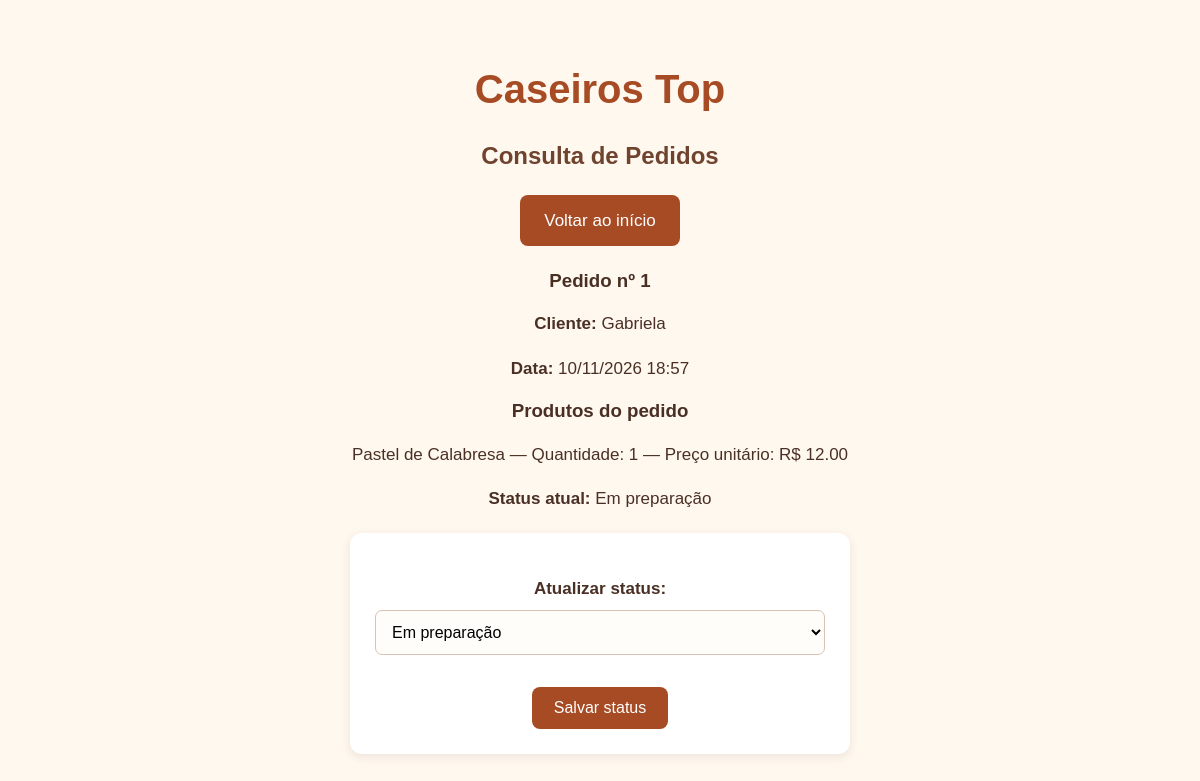
Screenshot of /consultar-pedidos with the database file from the repository.
### app/models.py (models this page shows, shortened)
class Pedido(db.Model):
    id = db.Column(db.Integer, primary_key=True)
    nome_cliente = db.Column(db.String(100), nullable=True)
    status = db.Column(db.String(30), nullable=False, default="Recebido")
    data_criacao = db.Column(
        db.DateTime,
        nullable=False,
        default=db.func.current_timestamp()
    )
    itens = db.relationship(
        "ItemPedido",
        backref="pedido",
        cascade="all, delete-orphan"
    )

class ItemPedido(db.Model):
    id = db.Column(db.Integer, primary_key=True)
    pedido_id = db.Column(
        db.Integer,
        db.ForeignKey("pedido.id"),
        nullable=False
    )
    produto_id = db.Column(
        db.Integer,
        db.ForeignKey("produto.id"),
        nullable=False
    )
    quantidade = db.Column(db.Integer, nullable=False)
    preco_unitario = db.Column(db.Numeric(10, 2), nullable=False)
    produto = db.relationship(
        "Produto",
        backref="itens_pedido"
    )

class Produto(db.Model):
    id = db.Column(db.Integer, primary_key=True)
    nome = db.Column(db.String(100), nullable=False)
    categoria = db.Column(db.String(50), nullable=False)
    preco = db.Column(db.Numeric(10, 2), nullable=False)

### app/routes.py (the view)
@main.route("/consultar-pedidos")
def consultar_pedidos():
    lista_pedidos = Pedido.query.order_by(
        Pedido.data_criacao.desc()
    ).all()
    return render_template(
        "consultar_pedidos.html",
        pedidos=lista_pedidos
    )

### app/templates/consultar_pedidos.html (shortened to what this page needs)
<!DOCTYPE html>
<html lang="pt-br">
<head>
    <link rel="stylesheet" href="{{ url_for('static', filename='style.css') }}">
</head>
<body>
    <h1>Caseiros Top</h1>
    <h2>Consulta de Pedidos</h2>
    <p>
        <a href="{{ url_for('main.home') }}">Voltar ao início</a>
    </p>
    {% for pedido in pedidos %}
        <div class="pedido-card">
            <h3>Pedido nº {{ pedido.id }}</h3>
            <p>
                <strong>Cliente:</strong>
                {{ pedido.nome_cliente or "Não informado" }}
            </p>
            <p>
                <strong>Data:</strong>
                {{ pedido.data_criacao.strftime("%d/%m/%Y %H:%M") }}
            </p>
            <h3>Produtos do pedido</h3>
            {% for item in pedido.itens %}
                <p>
                    {{ item.produto.nome }} —
                    Quantidade: {{ item.quantidade }} —
                    Preço unitário: R$ {{ "%.2f"|format(item.preco_unitario) }}
                </p>
            {% endfor %}
            <p>
                <strong>Status atual:</strong>
                <span class="status-pedido">{{ pedido.status }}</span>
            </p>
            <form method="POST"
                  action="{{ url_for('main.atualizar_status', pedido_id=pedido.id) }}">
                <p>
                    <label for="status-{{ pedido.id }}">
                        Atualizar status:
                    </label><br>
                    <select id="status-{{ pedido.id }}" name="status" required>
                        <option value="Em preparação"
                            {% if pedido.status == "Em preparação" %}selected{% endif %}>
                            Em preparação
                        </option>
                    </select>
                </p>
                <button type="submit">Salvar status</button>
            </form>
        </div>
    {% else %}
        <p>Nenhum pedido cadastrado ainda.</p>
    {% endfor %}
</body>
</html>

### app/static/style.css (style rules this page uses)
* { box-sizing: border-box; }
body { font-family: Arial, sans-serif; background-color: #fff8ef; color: #4a3024; margin: 0; padding: 40px 20px; text-align: center; }
h1 { color: #a64b24; font-size: 40px; margin-bottom: 10px; }
h2 { color: #70432f; font-size: 24px; margin-top: 30px; }
p { font-size: 17px; line-height: 1.6; }
a { display: inline-block; background-color: #a64b24; color: white; text-decoration: none; padding: 12px 24px; border-radius: 8px; margin: 5px; transition: background-color 0.2s; }
form { background-color: white; max-width: 500px; margin: 20px auto; padding: 25px; border-radius: 12px; box-shadow: 0 3px 10px rgba(74, 48, 36, 0.10); }
label { font-weight: bold; }
input, select { width: 100%; padding: 12px; margin-top: 8px; border: 1px solid #d8c3b3; border-radius: 7px; font-size: 16px; background-color: #fffdf9; }
button { background-color: #a64b24; color: white; border: none; padding: 12px 22px; border-radius: 8px; font-size: 16px; cursor: pointer; margin-top: 15px; }

### rows the page displays
Pedido: id "1", nome_cliente "Gabriela", data_criacao "10/11/2026 18:57", status "Em preparação"
ItemPedido: produto.nome "Pastel de Calabresa", quantidade "1", preco_unitario "12.00"
